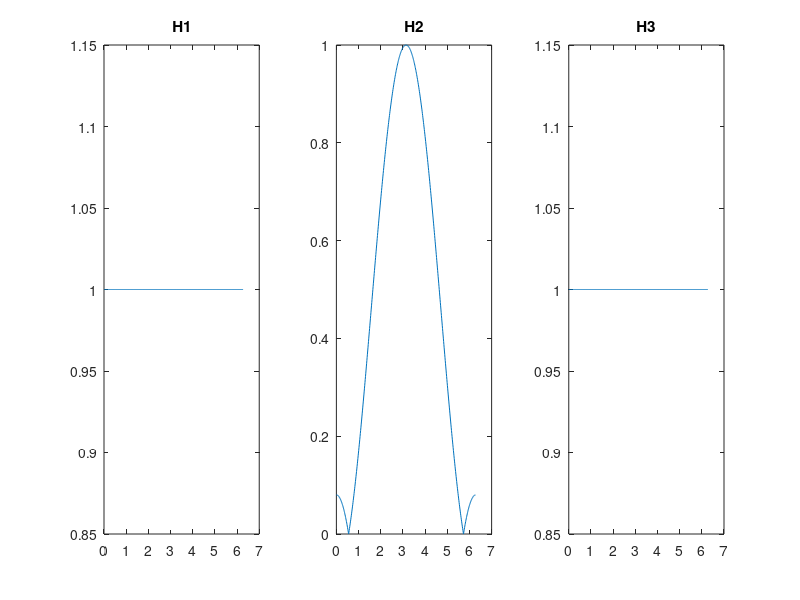

Here is the MATLAB script that generated this plot:
b1=[zeros(1,9),1];
b2=[.27 -.46 .27];
b3=[.8 -1];
a1=1;
a2=1;
a3=[1 -.8];

[H1,w1]=freqz(b1,a1,512,'whole');
[H2,w2]=freqz(b2,a2,512,'whole');
[H3,w3]=freqz(b3,a3,512,'whole');

figure(1);
subplot(1,3,1), plot(w1,abs(H1));
title('H1');
subplot(1,3,2), plot(w2,abs(H2));
title('H2');
subplot(1,3,3), plot(w3,abs(H3));
title('H3');
